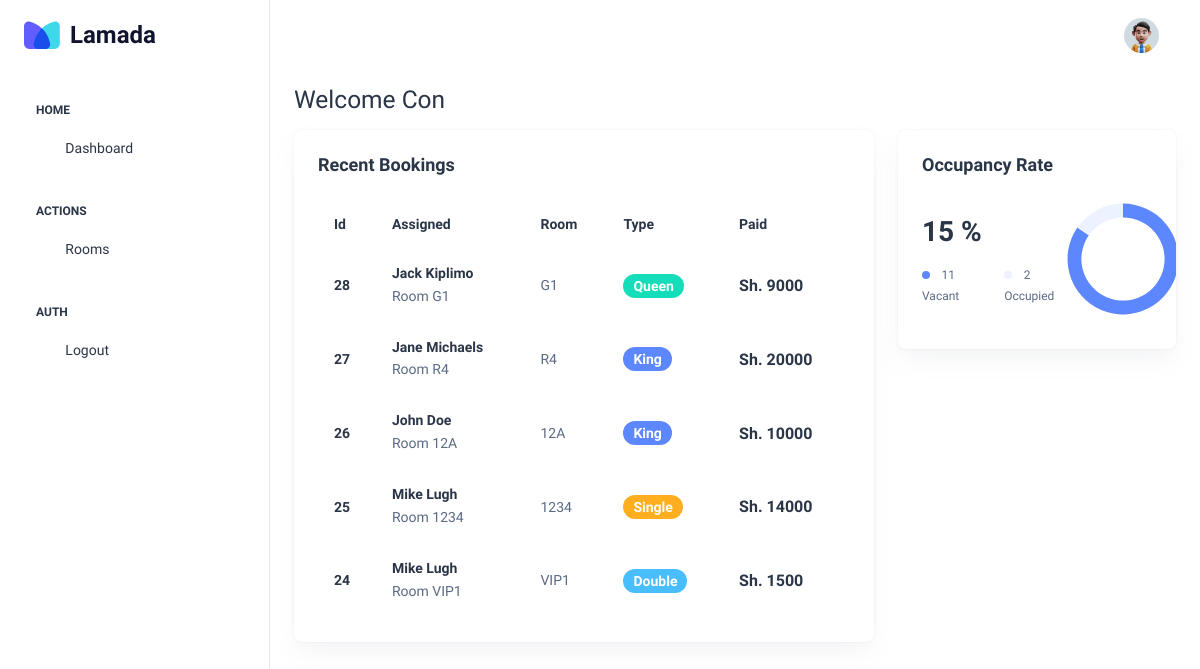
Page / (signed in) on the committed database.
### tables this page shows
CREATE TABLE 'users' (
    'id' INTEGER PRIMARY KEY AUTOINCREMENT,
    'email' VARCHAR(50) NOT NULL,
    'first_name' CHAR(50),
    'last_name' CHAR(50),
    'role' CHAR(50),
    'password' VARCHAR
);

CREATE TABLE 'bookings'(
    'id' INTEGER PRIMARY KEY AUTOINCREMENT,
    'customer_phone' VARCHAR (12) NOT NULL,
    'customer_name' VARCHAR (50) NOT NULL,
    'room_number' CHAR(30) NOT NULL,
    'room_type' CHAR(30) NOT NULL,
    'check_in' DATE NOT NULL,
    'check_out' DATE NOT NULL,
    'amount_paid' INTEGER NOUT NULL
);

### app.py (the view)
@app.route("/")
@login_required
def index():
    user = db.execute("SELECT role from users WHERE id = ?", session["user_id"])
    bookings = db.execute("SELECT * FROM bookings ORDER BY id DESC LIMIT 5")
    amounts = json.dumps(bookings)
    rooms = db.execute("SELECT * FROM ROOMS")
    status = list(map(lambda room: room["status"], rooms))
    rooms = [status.count(0), status.count(1)]
    if user[0]["role"] == "receptionist":
        return render_template(
            "reception.html", bookings=bookings, rooms=rooms, amounts=amounts
        )
    return render_template(
        "admin.html", bookings=bookings, rooms=rooms, amounts=amounts
    )

### app.py (called while the page is built)
@app.after_request
def after_request(response):
    response.headers["Cache-Control"] = "no-cache, no-store, must-revalidate"
    response.headers["Expires"] = 0
    response.headers["Pragma"] = "no-cache"
    return response

@app.context_processor
def user_details():
    if request.path == "/login":
        return {}
    row = db.execute(
        "SELECT first_name, last_name, role FROM users WHERE id = ?", session["user_id"]
    )
    return dict(user=row[0])

### helpers.py (called while the page is built)
def login_required(f):
    @wraps(f)
    def decorated_function(*args, **kwargs):
        if session.get("user_id") is None:
            return redirect("/login")
        return f(*args, **kwargs)
    return decorated_function

### templates/reception.html (shortened to what this page needs)
<!DOCTYPE html>
<html lang="en">
  <head>
    <link rel="stylesheet" href="../static/css/styles.min.css" />
  </head>
  <body>
    <div
      class="page-wrapper"
      id="main-wrapper"
      data-layout="vertical"
      data-navbarbg="skin6"
      data-sidebartype="full"
      data-sidebar-position="fixed"
      data-header-position="fixed"
    >
      <aside class="left-sidebar">
        <div>
          <div
            class="brand-logo d-flex align-items-center justify-content-between"
          >
            <a
              href="/"
              class="text-nowrap logo-img"
              style="display: flex; align-items: center"
            >
              <img src="../static/images/icon.svg" width="36" alt="" />
              <span
                style="
                  font-weight: 700;
                  font-size: 24px;
                  color: #11142d;
                  padding-left: 10px;
                "
                >Lamada</span
              >
            </a>
          </div>
          <nav class="sidebar-nav scroll-sidebar" data-simplebar="">
            <ul id="sidebarnav">
              <li class="nav-small-cap">
                <span class="hide-menu">Home</span>
              </li>
              <li class="sidebar-item">
                <a class="sidebar-link" href="/" aria-expanded="false">
                  <span>
                    <i class="ti ti-layout-dashboard"></i>
                  </span>
                  <span class="hide-menu">Dashboard</span>
                </a>
              </li>
              <li class="nav-small-cap">
                <span class="hide-menu">ACTIONS</span>
              </li>
              <li class="sidebar-item">
                <a class="sidebar-link" href="/rooms" aria-expanded="false">
                  <span>
                    <i class="ti ti-bed"></i>
                  </span>
                  <span class="hide-menu">Rooms</span>
                </a>
              </li>
              <li class="nav-small-cap">
                <span class="hide-menu">AUTH</span>
              </li>
              <li class="sidebar-item">
                <a class="sidebar-link" href="/logout" aria-expanded="false">
                  <span>
                    <i class="ti ti-login"></i>
                  </span>
                  <span class="hide-menu">Logout</span>
                </a>
              </li>
            </ul>
          </nav>
        </div>
      </aside>
      <div class="body-wrapper">
        <header class="app-header">
          <nav class="navbar navbar-expand-lg navbar-light">
            <div
              class="navbar-collapse justify-content-end px-0"
              id="navbarNav"
            >
              <ul
                class="navbar-nav flex-row ms-auto align-items-center justify-content-end"
              >
                <li class="nav-item dropdown">
                  <a
                    class="nav-link nav-icon-hover"
                    href="javascript:void(0)"
                    id="drop2"
                    data-bs-toggle="dropdown"
                    aria-expanded="false"
                  >
                    <img
                      src="../static/images/user.jpg"
                      alt=""
                      width="35"
                      height="35"
                      class="rounded-circle"
                    />
                  </a>
                </li>
              </ul>
            </div>
          </nav>
        </header>
        <div class="container-fluid">
          <div class="row">
            <h3 class="mb-3">Welcome {{user['last_name'].capitalize()}}</h3>
            <div class="col-lg-8 d-flex align-items-stretch">
              <div class="card w-100">
                <div class="card-body p-4">
                  <h5 class="card-title fw-semibold mb-4">Recent Bookings</h5>
                  <div class="table-responsive">
                    <table class="table text-nowrap mb-0 align-middle">
                      <thead class="text-dark fs-4">
                        <tr>
                          <th class="border-bottom-0">
                            <h6 class="fw-semibold mb-0">Id</h6>
                          </th>
                          <th class="border-bottom-0">
                            <h6 class="fw-semibold mb-0">Assigned</h6>
                          </th>
                          <th class="border-bottom-0">
                            <h6 class="fw-semibold mb-0">Room</h6>
                          </th>
                          <th class="border-bottom-0">
                            <h6 class="fw-semibold mb-0">Type</h6>
                          </th>
                          <th class="border-bottom-0">
                            <h6 class="fw-semibold mb-0">Paid</h6>
                          </th>
                        </tr>
                      </thead>
                      <tbody>
                        {%for booking in bookings%}
                        <tr>
                          <td class="border-bottom-0">
                            <h6 class="fw-semibold mb-0">{{booking['id']}}</h6>
                          </td>
                          <td class="border-bottom-0">
                            <h6 class="fw-semibold mb-1">
                              {{booking['customer_name']}}
                            </h6>
                            <span class="fw-normal"
                              >Room {{booking['room_number'].upper()}}</span
                            >
                          </td>
                          <td class="border-bottom-0">
                            <p class="mb-0 fw-normal">
                              {{booking['room_number'].upper()}}
                            </p>
                          </td>
                          <td class="border-bottom-0">
                            <div class="d-flex align-items-center gap-2">
                              <span
                                id="room-type"
                                class="badge bg-primary rounded-3 fw-semibold"
                                >{{booking['room_type'].capitalize()}}</span
                              >
                            </div>
                          </td>
                          <td class="border-bottom-0">
                            <h6 class="fw-semibold mb-0 fs-4">
                              Sh. {{booking['amount_paid']}}
                            </h6>
                          </td>
                        </tr>
                        {%endfor%}
                      </tbody>
                    </table>
                  </div>
                </div>
              </div>
            </div>
            <div class="col-lg-4">
              <div class="row">
                <div class="col-lg-12">
                  <div class="card overflow-hidden">
                    <div class="card-body p-4">
                      <h5 class="card-title mb-9 fw-semibold">
                        Occupancy Rate
                      </h5>
                      <div class="row align-items-center">
                        <div class="col-8">
                          <h2 class="fw-semibold mb-3 percentage">%</h2>
                          <div class="d-flex align-items-center">
                            <div class="me-4">
                              <span
                                class="round-8 bg-primary rounded-circle me-2 d-inline-block"
                              ></span>
                              <span class="fs-2 vacant"
                                >{{rooms[1]}} Vacant</span
                              >
                            </div>
                            <div>
                              <span
                                class="round-8 bg-light-primary rounded-circle me-2 d-inline-block"
                              ></span>
                              <span class="fs-2 occupied"
                                >{{rooms [0]}} Occupied</span
                              >
                            </div>
                          </div>
                        </div>
                        <div class="col-4">
                          <div class="d-flex justify-content-center">
                            <div id="breakup"></div>
                          </div>
                        </div>
                      </div>
                    </div>
                  </div>
                </div>
              </div>
            </div>
          </div>
        </div>
      </div>
    </div>
  </body>
</html>

### rows in the picture
users: last_name "Con"
bookings: id "28", customer_name "Jack Kiplimo", room_number "G1", room_type "Queen", amount_paid "9000"
bookings: id "27", customer_name "Jane Michaels", room_number "R4", room_type "King", amount_paid "20000"
bookings: id "26", customer_name "John Doe", room_number "12A", room_type "King", amount_paid "10000"
bookings: id "25", customer_name "Mike Lugh", room_number "1234", room_type "Single", amount_paid "14000"
bookings: id "24", customer_name "Mike Lugh", room_number "VIP1", room_type "Double", amount_paid "1500"

### other values in the picture
{{ rooms[1] }} "11"
{{ rooms [0] }} "2"
